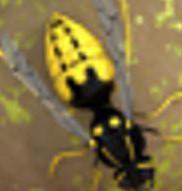
#> input picture test_out_images/stillLife/up_4/cr_index_0_bi.jpg, 182 x 191 px; its folder holds 4 pictures in this run
$ python crop.py
#> lines starting #> are read from the running program, lines starting #| are printed output that depends on the picture
import os
import numpy as np
from PIL import Image
from tqdm import tqdm

path = 'test_out_images/stillLife/up_4'

all_file_names = os.listdir(path)

for file_name in all_file_names:
	if not file_name.endswith('jpg') or file_name.endswith('lr.jpg'):
		continue

	img = Image.open(os.path.join(path, file_name))
#> img is the input picture: PIL image 182x191 RGB; mean R, G, B 130.1, 113, 67.6

	# for papillon
	#img2 = img.crop((316, 301, 695, 682))
	# for statue
	#img2 = img.crop((336, 102, 501, 231))

	img2 = img.crop((114, 128, 296, 319))
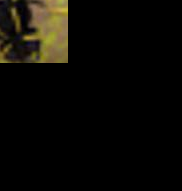
#> img2: PIL image 182x191 RGB; mean R, G, B 11.1, 9.6, 5.3

	img2.save(os.path.join(path, 'cr_'+file_name))
#> pass 2 of the loop `for file_name in all_file_names:`:
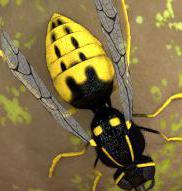
#> input picture test_out_images/stillLife/up_4/cr_index_0_hr.jpg, 182 x 191 px
#> img is the input picture: PIL image 182x191 RGB; mean R, G, B 130.1, 113, 68.1
#> `img2 = img.crop((114, 128, 296, 319))`:
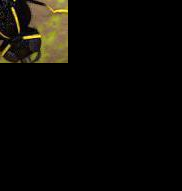
#> img2: PIL image 182x191 RGB; mean R, G, B 11.1, 9.6, 5.5
#> pass 3 of the loop `for file_name in all_file_names:`:
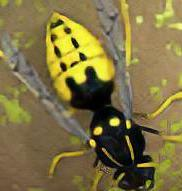
#> input picture test_out_images/stillLife/up_4/cr_index_0_sr.jpg, 182 x 191 px
#> img is the input picture: PIL image 182x191 RGB; mean R, G, B 127.4, 114.4, 67.1
#> `img2 = img.crop((114, 128, 296, 319))`:
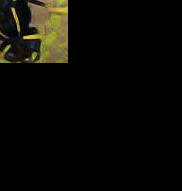
#> img2: PIL image 182x191 RGB; mean R, G, B 10.7, 9.9, 5.4
#> the loop made 4 passes; the first 3 are shown
